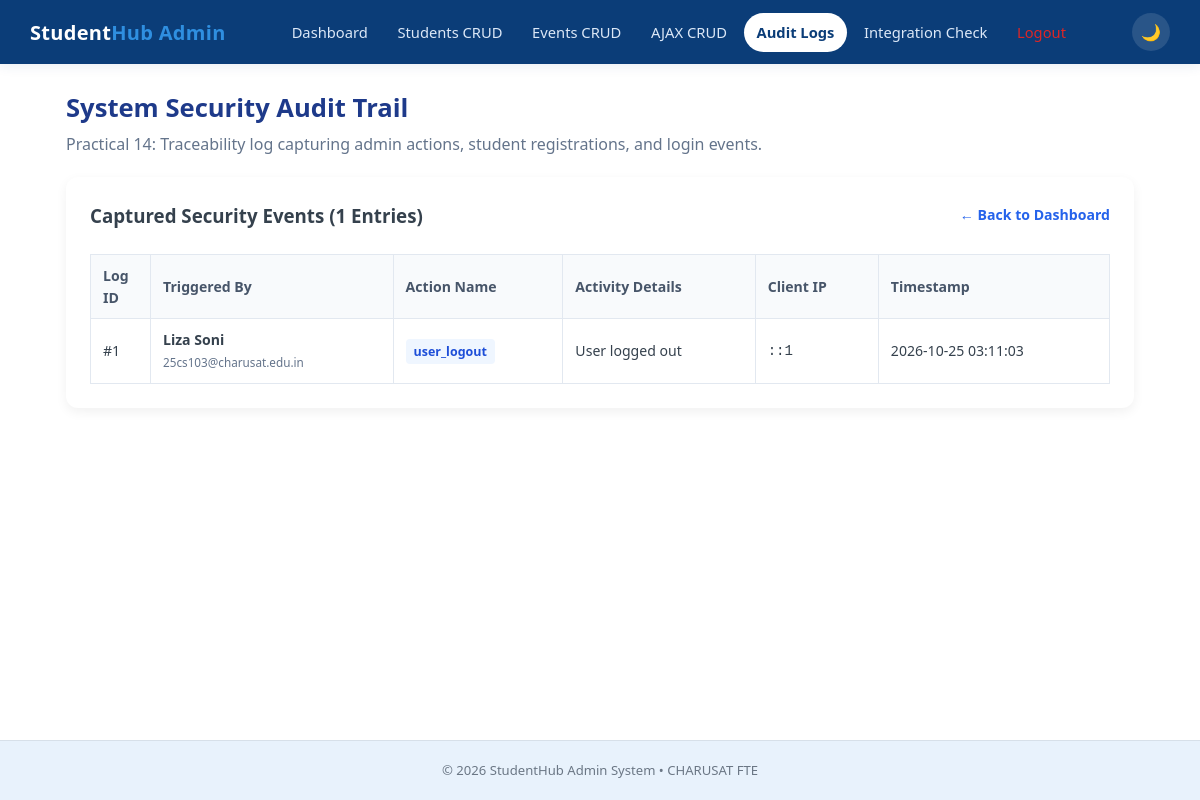
/audit_logs.php (signed in), run on the app's committed database.
### tables this page shows
CREATE TABLE `audit_logs` (
  `log_id` bigint(20) unsigned NOT NULL AUTO_INCREMENT,
  `user_id` int(11) DEFAULT NULL,
  `action` varchar(100) NOT NULL,
  `details` text DEFAULT NULL,
  `ip_address` varchar(45) DEFAULT NULL,
  `created_at` timestamp NOT NULL DEFAULT current_timestamp(),
  PRIMARY KEY (`log_id`),
  KEY `idx_audit_created_at` (`created_at`),
  KEY `idx_audit_user_id` (`user_id`)
);

CREATE TABLE `users` (
  `user_id` int(11) NOT NULL AUTO_INCREMENT,
  `name` varchar(100) NOT NULL,
  `email` varchar(150) NOT NULL,
  `password` varchar(255) NOT NULL,
  `role` enum('student','admin') NOT NULL DEFAULT 'student',
  `created_at` timestamp NOT NULL DEFAULT current_timestamp(),
  PRIMARY KEY (`user_id`),
  UNIQUE KEY `email` (`email`)
);

### audit_logs.php (the view, shortened to what this page needs)
<?php
require_once __DIR__ . "/db.php";
function h($value) {
    return htmlspecialchars((string)($value ?? ""), ENT_QUOTES, "UTF-8");
}
try {
    $stmt = $pdo->query(
        "SELECT l.log_id, l.user_id, u.name AS user_name, u.email AS user_email, l.action, l.details, l.ip_address, l.created_at
         FROM audit_logs l
         LEFT JOIN users u ON u.user_id = l.user_id
         ORDER BY l.log_id DESC LIMIT 150"
    );
    $logs = $stmt->fetchAll();
} catch (PDOException $e) {
    http_response_code(500);
    exit("Audit log table error: " . $e->getMessage());
}
?>
<!DOCTYPE html>
<html lang="en">
<head>
  <link rel="stylesheet" href="style.css" />
</head>
<body>
  <header class="navbar">
    <div class="nav-container">
      <a href="admin_dashboard.php" class="logo">Student<span>Hub Admin</span></a>
      <nav class="nav-links" id="navLinks" aria-label="Primary navigation">
        <a href="admin_dashboard.php">Dashboard</a>
        <a href="admin_students.php">Students CRUD</a>
        <a href="admin_events.php">Events CRUD</a>
        <a href="ajax_crud.html">AJAX CRUD</a>
        <a href="audit_logs.php" class="active">Audit Logs</a>
        <a href="integration_check.php">Integration Check</a>
        <a href="logout.php" style="color: #dc2626;">Logout</a>
      </nav>
      <div class="nav-actions">
        <button id="themeToggle" class="icon-btn" aria-label="Toggle dark mode">🌙</button>
      </div>
    </div>
  </header>
  <main id="main" class="container" style="max-width: 1100px; margin: 24px auto; padding: 0 16px;">
    <div class="page-header" style="margin-bottom: 20px;">
      <h1 style="color: #1e3a8a;">System Security Audit Trail</h1>
      <p style="color: #64748b;">Practical 14: Traceability log capturing admin actions, student registrations, and login events.</p>
    </div>
    <div class="admin-card">
      <div style="display: flex; justify-content: space-between; align-items: center; margin-bottom: 12px;">
        <h3 style="margin: 0;">Captured Security Events (<?= count($logs) ?> Entries)</h3>
        <a href="admin_dashboard.php" style="color: #2563eb; font-size: 0.88rem; font-weight: 600;">&larr; Back to Dashboard</a>
      </div>
      <div style="overflow-x: auto;">
        <table>
          <thead>
            <tr>
              <th style="width: 60px;">Log ID</th>
              <th>Triggered By</th>
              <th>Action Name</th>
              <th>Activity Details</th>
              <th>Client IP</th>
              <th>Timestamp</th>
            </tr>
          </thead>
          <tbody>
            <?php if (!empty($logs)): ?>
              <?php foreach ($logs as $log): ?>
                <tr>
                  <td>#<?= (int)$log["log_id"] ?></td>
                  <td>
                    <strong><?= h($log["user_name"] ?? "Guest / Visitor") ?></strong>
                    <?php if (!empty($log["user_email"])): ?>
                      <br><small style="color: #64748b;"><?= h($log["user_email"]) ?></small>
                    <?php endif; ?>
                  </td>
                  <td><span class="badge-action"><?= h($log["action"]) ?></span></td>
                  <td><?= h($log["details"]) ?></td>
                  <td><code><?= h($log["ip_address"] ?? '127.0.0.1') ?></code></td>
                  <td><?= h($log["created_at"]) ?></td>
                </tr>
              <?php endforeach; ?>
            <?php endif; ?>
          </tbody>
        </table>
      </div>
    </div>
  </main>
  <footer class="footer">
    <p>&copy; 2026 StudentHub Admin System &bull; CHARUSAT FTE</p>
  </footer>
</body>
</html>

### style.css (style rules this page uses)
:root { --blue-900: #0b3d78; --blue-800: #0d4a91; --blue-700: #1565c0; --blue-500: #2f8fe0; --blue-100: #e8f2fc; --white: #ffffff; --gray-700: #35414d; --gray-500: #6b7785; --gray-300: #d7e0e9; --success: #1e7e34; --success-bg: #e6f4ea; --danger: #c62828; --danger-bg: #fdecea; --radius: 10px; --shadow: 0 2px 12px rgba(11, 61, 120, 0.09); --shadow-lg: 0 8px 28px rgba(11, 61, 120, 0.16); --font: "Segoe UI", Roboto, Helvetica, Arial, sans-serif; }
* { box-sizing: border-box; margin: 0; padding: 0; }
html { scroll-behavior: smooth; }
body { font-family: var(--font); background: var(--white); color: var(--gray-700); line-height: 1.55; min-height: 100vh; display: flex; flex-direction: column; transition: background .2s ease, color .2s ease; }
a { color: inherit; text-decoration: none; }
.navbar { background: var(--blue-900); color: var(--white); position: sticky; top: 0; z-index: 100; box-shadow: var(--shadow); }
.nav-container { max-width: 1180px; margin: 0 auto; padding: .8rem 1.25rem; display: flex; align-items: center; justify-content: space-between; gap: 1rem; }
.logo { font-size: 1.25rem; font-weight: 700; color: var(--white); letter-spacing: .3px; }
.logo span { color: var(--blue-500); }
.nav-links { display: flex; flex-wrap: wrap; gap: .25rem; align-items: center; }
.nav-links a { padding: .5rem .8rem; border-radius: 20px; font-size: .92rem; color: #dce8f7; transition: background .15s ease, color .15s ease; }
.nav-links a.active { background: var(--white); color: var(--blue-900); font-weight: 600; }
.nav-actions { display: flex; align-items: center; gap: .5rem; }
.icon-btn { background: rgba(255,255,255,.12); border: none; color: var(--white); width: 38px; height: 38px; border-radius: 50%; cursor: pointer; font-size: 1rem; display: flex; align-items: center; justify-content: center; }
main { flex: 1; width: 100%; max-width: 1180px; margin: 0 auto; padding: 1.75rem 1.25rem 3rem; }
.page-header { margin-bottom: 1.5rem; }
.page-header h1 { font-size: 1.6rem; color: var(--blue-900); }
.page-header p { color: var(--gray-500); margin-top: .25rem; }
table { width: 100%; border-collapse: collapse; min-width: 520px; }
thead { background: var(--blue-900); color: var(--white); }
th, td { padding: .75rem .9rem; text-align: left; font-size: .9rem; }
.footer { background: var(--blue-100); text-align: center; padding: 1.2rem; font-size: .82rem; color: var(--gray-500); border-top: 1px solid var(--gray-300); }

### audit_logs.php (style rules this page uses)
.admin-card { background: var(--card-bg, #ffffff); padding: 24px; border-radius: 12px; box-shadow: 0 4px 12px rgba(0,0,0,0.06); margin-bottom: 24px; }
table { width: 100%; border-collapse: collapse; margin-top: 12px; }
th, td { padding: 10px 12px; border: 1px solid #e2e8f0; text-align: left; font-size: 0.88rem; }
th { background: #f8fafc; font-weight: 600; color: #475569; }
.badge-action { display: inline-block; padding: 3px 8px; border-radius: 4px; font-size: 0.78rem; font-weight: 600; background: #eff6ff; color: #1d4ed8; }

### data on the page
audit_logs: log_id "1", user.name "Liza Soni", user.email "25cs103@charusat.edu.in", action "user_logout", details "User logged out", ip_address "::1", created_at "2026-10-25 03:11:03"

### other printed values
count($logs) "1"
